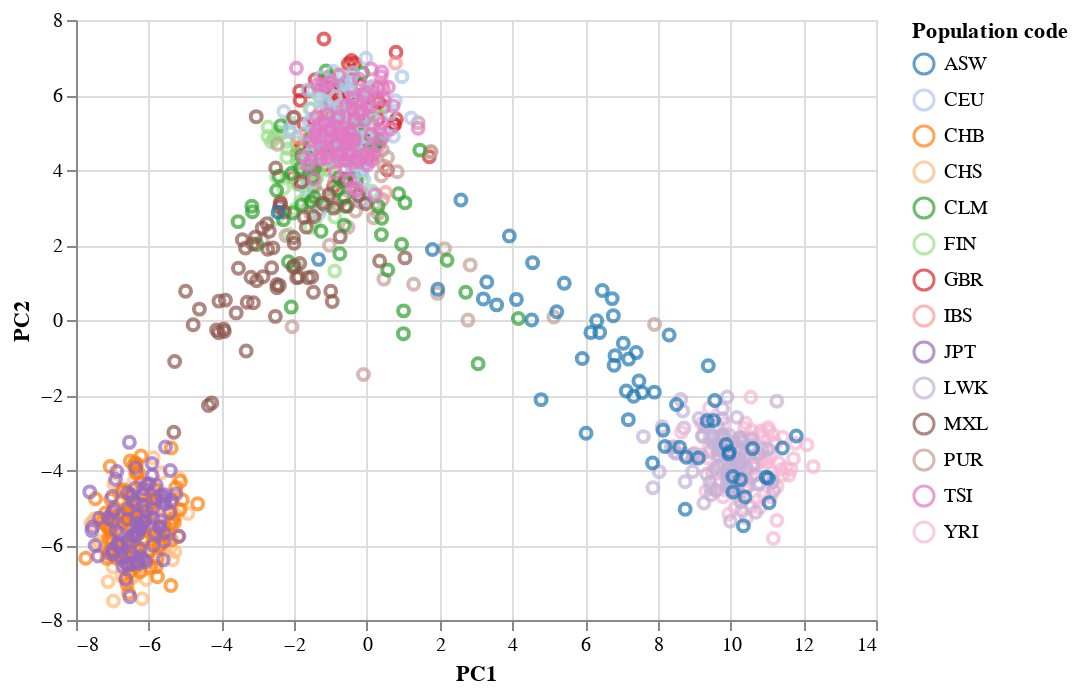

The cell this chart's notebook holds for it:
### Code cell
alt.Chart(df_plot).mark_point().encode(
    x='PC1',
    y='PC2',
    color=alt.Color('Population code', scale=alt.Scale(scheme='category20'))
)

### Figure 1 — Vega-Lite specification as saved in the notebook (floating-point values rounded to 4 significant figures; data arrays with more than 128 entries replaced by an {"elided": "..."} marker saying what was removed)
{"config": {"view": {"continuousWidth": 400, "continuousHeight": 300}}, "data": {"name": "data-73b2177b2fc049c7cbf0d93825167414"}, "mark": "point", "encoding": {"color": {"field": "Population code", "scale": {"scheme": "category20"}, "type": "nominal"}, "x": {"field": "PC1", "type": "quantitative"}, "y": {"field": "PC2", "type": "quantitative"}}, "$schema": "https://vega.github.io/schema/vega-lite/v4.17.0.json", "datasets": {"data-73b2177b2fc049c7cbf0d93825167414": {"elided": "1092 records"}}}
